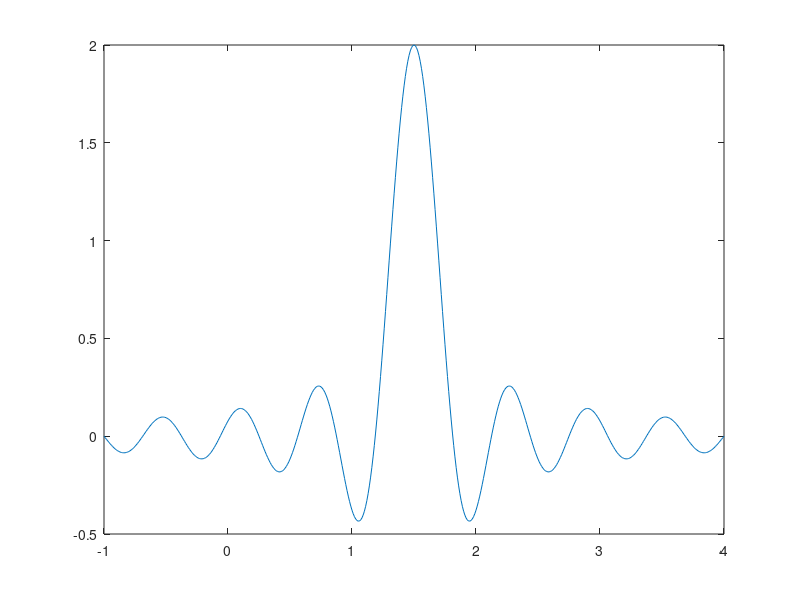

Source code (MATLAB): (Note: this script raises an error after producing the figure.)
%Sean Basler
%Lab6 Q1
%***************************
clear all; close all; clc;
%***************************

dt = 0.01;
t = -1:dt:4;
xt = 2*sinc(3.2*(t-1.5));

figure(1);
plot(t,xt);

%***************************
dfm = 0.01;
[f,X,N,no] = ctft(t,xt,dfm);

j = sqrt(-1);
Xf = 2/3.2*rect_pulse(f/3.2) .* exp(-j*2*pi*1.5*f);

figure(2);
subplot(2,1,1);
plot(f,abs(X),f,abs(Xf));
xlim([-5 5]);

subplot(2,1,2);
plot(f,angle(X),f,angle(Xf));
xlim([-5 5]);

 